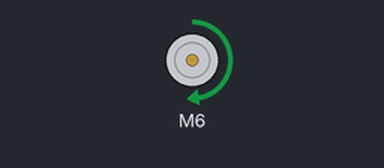
The sketch below on a simulated Arduino Uno, built with avr-gcc and run on an emulated ATmega328P. Parts: DC motor (green arrow = forward, orange = backward, longer = faster).

Above: at 0.5 s.
At 1.5 s:
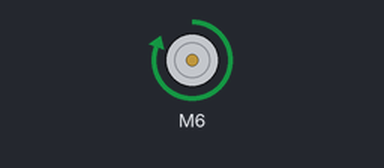
At 3.5 s:
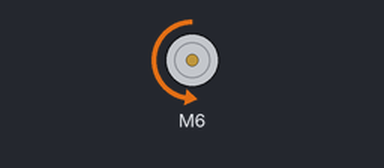
At 5.5 s:
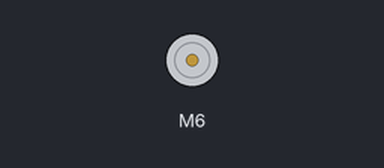
Timing chart, 0 to 7.8 s (numbered marks = the images above):
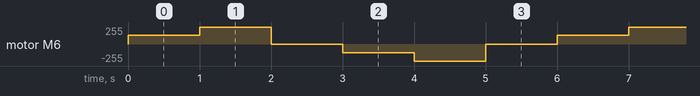

Measured:
- by itself, motor M6: repeats every 6.0 s: forward 255/255 1.0 s, stopped 1.0 s, backward 128/255 1.0 s, backward 255/255 1.0 s, stopped 1.0 s, forward 128/255 1.0 s

The sketch:

test.ino
```cpp
#include "CytronMotorDriver.h"


// Configure the motor driver.
CytronMD motor1(PWM_DIR, 6, 7);  // PWM 1 = Pin 3, DIR 1 = Pin 4.
// CytronMD motor2(PWM_DIR, 9, 10); // PWM 2 = Pin 9, DIR 2 = Pin 10.


// The setup routine runs once when you press reset.
void setup() {

}


// The loop routine runs over and over again forever.
void loop() {
  motor1.setSpeed(128);   // Motor 1 runs forward at 50% speed.
  // motor2.setSpeed(-128);  // Motor 2 runs backward at 50% speed.
  delay(1000);

  motor1.setSpeed(255);   // Motor 1 runs forward at full speed.
  // motor2.setSpeed(-255);  // Motor 2 runs backward at full speed.
  delay(1000);

  motor1.setSpeed(0);     // Motor 1 stops.
  // motor2.setSpeed(0);     // Motor 2 stops.
  delay(1000);

  motor1.setSpeed(-128);  // Motor 1 runs backward at 50% speed.
  // motor2.setSpeed(128);   // Motor 2 runs forward at 50% speed.
  delay(1000);

  motor1.setSpeed(-255);  // Motor 1 runs backward at full speed.
  // motor2.setSpeed(255);   // Motor 2 runs forward at full speed.
  delay(1000);

  motor1.setSpeed(0);     // Motor 1 stops.
  // motor2.setSpeed(0);     // Motor 2 stops.
  delay(1000);
}
```
